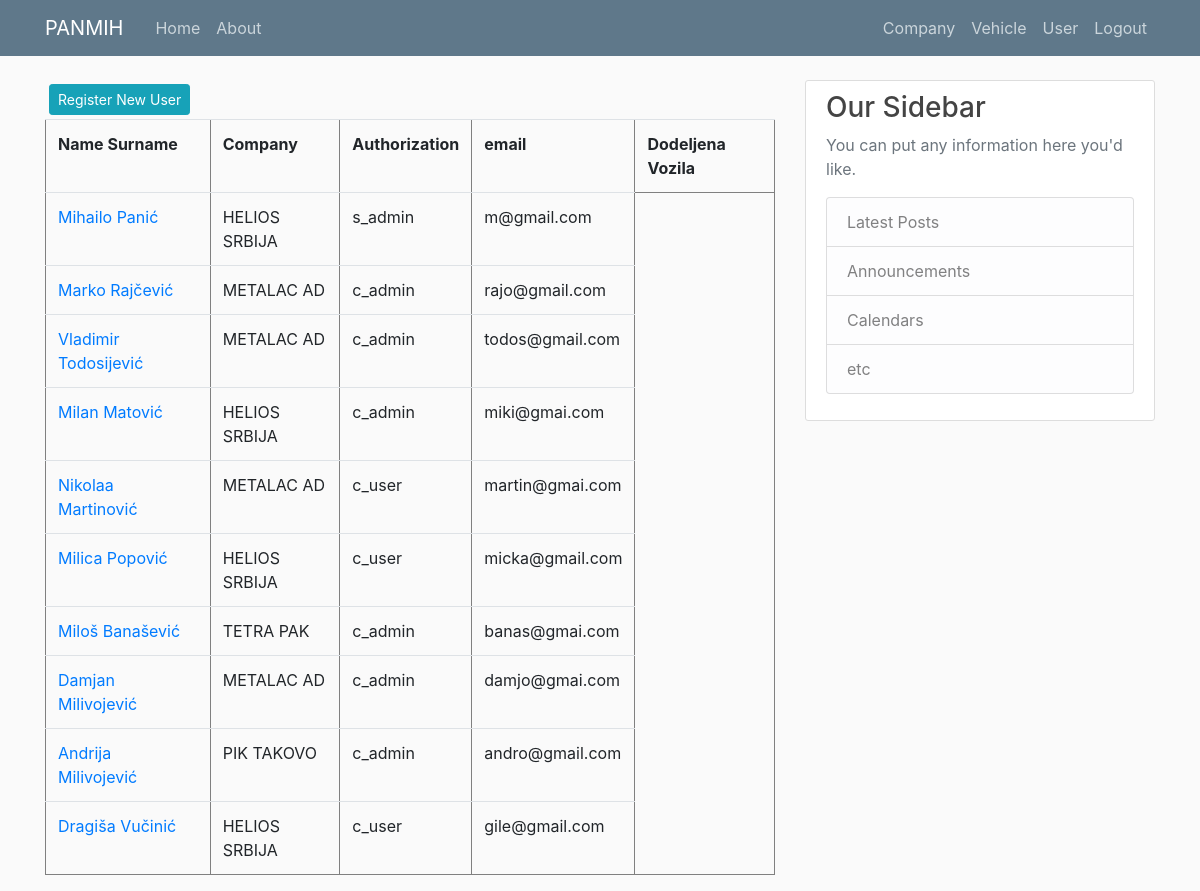
/user_list (signed in), run on an earlier commit of the app's database.
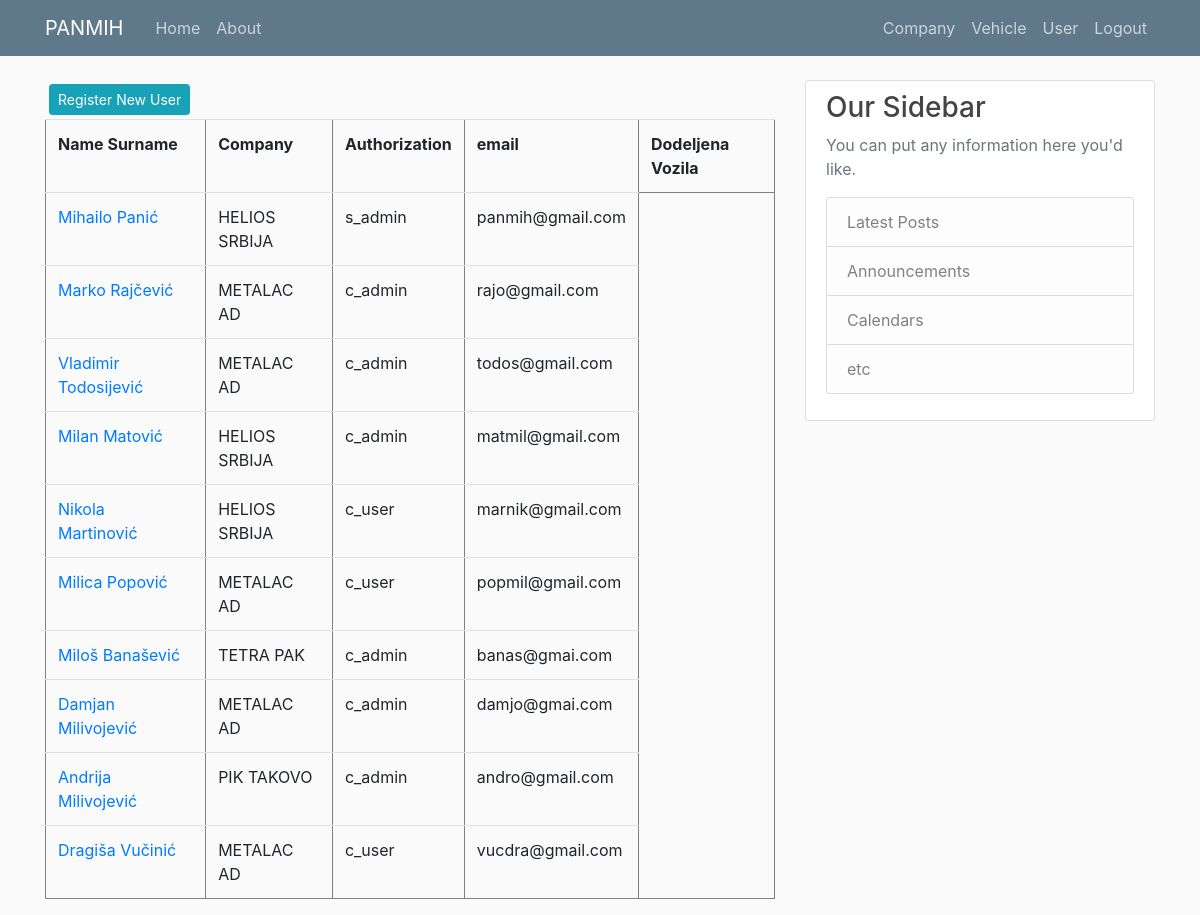
And on a later commit of the database.
### putninalozi/models.py (models this page shows, shortened)
class User(db.Model, UserMixin):
    id = db.Column(db.Integer, primary_key=True)
    username = db.Column(db.String(20), unique=True, nullable=False) #predlog je da bude standardizovano: npr prva tri slova prezimena, imena (PANMIH, SIMDUS)
    email = db.Column(db.String(120), unique=True, nullable=False)
    password = db.Column(db.String(60), nullable = False)
    name = db.Column(db.String(20), unique=False, nullable=False)
    surname = db.Column(db.String(20), unique=False, nullable=False)
    authorization = db.Column(db.String(10), nullable = False) # ovde treba da budu tipovi korisnika: S_admin, C_admin, C_user
    company_id = db.Column(db.Integer, db.ForeignKey('company.id'), nullable=True)
    travelwarrants = db.relationship('TravelWarrant', backref='travelwarrant_user', lazy=True)

class Company(db.Model):
    id = db.Column(db.Integer, primary_key=True)
    companyname = db.Column(db.String(20), unique=True, nullable=False)         #Helios, Metalac, Tetrapak, Foka, Papir Print
    companyname_short = db.Column(db.String(5), unique=True, nullable=False)    #HLS, MTLC,TTRPK, FOKA, PPRPT
    company_address = db.Column(db.String(20), unique=False, nullable=False)
    company_address_number = db.Column(db.Integer, nullable=False)
    company_zip_code = db.Column(db.Integer, nullable=False)
    company_city = db.Column(db.String(20), unique=False, nullable=False)
    company_state = db.Column(db.String(20), unique=False, nullable=False)
    company_pib = db.Column(db.Integer, nullable=False)
    company_mb = db.Column(db.Integer, nullable=False)
    company_site = db.Column(db.String(20), unique=True, nullable=False) #vidi imali neki model tipa db.Link()
    company_mail = db.Column(db.String(120), unique=True, nullable=False)
    company_phone = db.Column(db.Integer, nullable=False)
    users = db.relationship('User', backref='user_company', lazy=True)
    vehicles = db.relationship('Vehicle', backref='vehicle_company', lazy=True)

### putninalozi/users/routes.py (the view)
@users.route("/user_list")
def user_list():
    users = User.query.all()
    return render_template('user_list.html', title='Users', users=users)

### putninalozi/models.py (called while the page is built)
@login_manager.user_loader
def load_user(user_id):
    return User.query.get(int(user_id))

### putninalozi/templates/user_list.html (shortened to what this page needs)
{% extends "layout.html" %}
{% block content %}
{% if current_user.authorization != 'c_user' %}
  <a class="btn btn-info btn-sm m-1" href="{{ url_for('users.register_u') }}">Register New User</a>
{% endif %}
<table  border="1" class="table">
  {% if current_user.authorization == 's_admin' %}
    <tr id="header">
      <th>Name Surname</th>
      <th>Company</th>
      <th>Authorization</th>
      <th>email</th>
      <th>Dodeljena Vozila</th>
    </tr>
    {% for user in users %}
      <tr>
        <td> <a class="mr-2" href="{{ url_for('users.user_profile', user_id=user.id) }}" title="Edit User">{{ user.name }} {{ user.surname }}</a> </td>
        <td>{{ user.user_company.companyname }}</td>
        <td>{{ user.authorization }}</td>
        <td>{{ user.email }}</td>
      </tr>
    {% endfor %}
  {% endif %}
</table>
{% endblock content%}

### putninalozi/templates/layout.html (shortened to what this page needs)
<!doctype html>
<html lang="en">
  <head>
    <link rel="stylesheet" href="https://cdn.jsdelivr.net/npm/bootstrap@4.3.1/dist/css/bootstrap.min.css">
    <link rel="stylesheet" type="text/css" href="{{ url_for('static', filename='main.css') }}">
  </head>
  <body>
    <header class="site-header">
      <nav class="navbar navbar-expand-md navbar-dark bg-steel fixed-top">
        <div class="container">
          <a class="navbar-brand mr-4" href="/">{{ current_user.username }}</a>
          <div class="collapse navbar-collapse" id="navbarToggle">
            <div class="navbar-nav mr-auto">
              <a class="nav-item nav-link" href="{{ url_for('main.home') }}">Home</a>
              <a class="nav-item nav-link" href="{{ url_for('main.about') }}">About</a>
            </div>
            <div class="navbar-nav">
              {% if current_user.is_authenticated %}
                {% if current_user.authorization == 's_admin' %}
                  <a class="nav-item nav-link" href="{{ url_for('companys.company_list') }}">Company</a>
                  <a class="nav-item nav-link" href="{{ url_for('vehicles.vehicle_list') }}">Vehicle</a>
                  <a class="nav-item nav-link" href="{{ url_for('users.user_list') }}">User</a>
                  <a class="nav-item nav-link" href="{{ url_for('users.logout') }}">Logout</a>
                {% elif current_user.authorization == 'c_admin'%}
                  <a class="nav-item nav-link" href="{{ url_for('vehicles.vehicle_list') }}">Vehicle</a>
                  <a class="nav-item nav-link" href="{{ url_for('users.user_list') }}">User</a>
                  <a class="nav-item nav-link" href="{{ url_for('users.logout') }}">Logout</a>
                {% else %}
                  <a class="nav-item nav-link" href="{{ url_for('users.user_list') }}">User</a>
                  <a class="nav-item nav-link" href="{{ url_for('users.logout') }}">Logout</a>
                {% endif %}
              {% else %}
                <a class="nav-item nav-link" href="{{ url_for('users.login') }}">Login</a>
              {% endif %}
            </div>
          </div>
        </div>
      </nav>
    </header>
    <main role="main" class="container">
      <div class="row">
        <div class="col-md-8">
          {% block content %}{% endblock %}
        </div>
        <div class="col-md-4">
          <div class="content-section">
            <h3>Our Sidebar</h3>
            <p class='text-muted'>You can put any information here you'd like.
              <ul class="list-group">
                <li class="list-group-item list-group-item-light">Latest Posts</li>
                <li class="list-group-item list-group-item-light">Announcements</li>
                <li class="list-group-item list-group-item-light">Calendars</li>
                <li class="list-group-item list-group-item-light">etc</li>
              </ul>
            </p>
          </div>
        </div>
      </div>
    </main>
  </body>
</html>

### putninalozi/static/main.css (style rules this page uses)
body { background: #fafafa; color: #333333; margin-top: 5rem; }
h1, h2, h3, h4, h5, h6 { color: #444444; }
.bg-steel { background-color: #5f788a; }
.site-header .navbar-nav .nav-link { color: #cbd5db; }
.content-section { background: #ffffff; padding: 10px 20px; border: 1px solid #dddddd; border-radius: 3px; margin-bottom: 20px; }

What changed in the data, as far as the page shows it:
changed User "Mihailo": email "m@gmail.com" → "panmih@gmail.com"
changed User "Milan": email "miki@gmai.com" → "matmil@gmail.com"
changed User "Martinović": name "Nikolaa" → "Nikola"; user_company.companyname "METALAC AD" → "HELIOS SRBIJA"; email "martin@gmai.com" → "marnik@gmail.com"
changed User "Milica": user_company.companyname "HELIOS SRBIJA" → "METALAC AD"; email "micka@gmail.com" → "popmil@gmail.com"
changed User "Dragiša": user_company.companyname "HELIOS SRBIJA" → "METALAC AD"; email "gile@gmail.com" → "vucdra@gmail.com"
